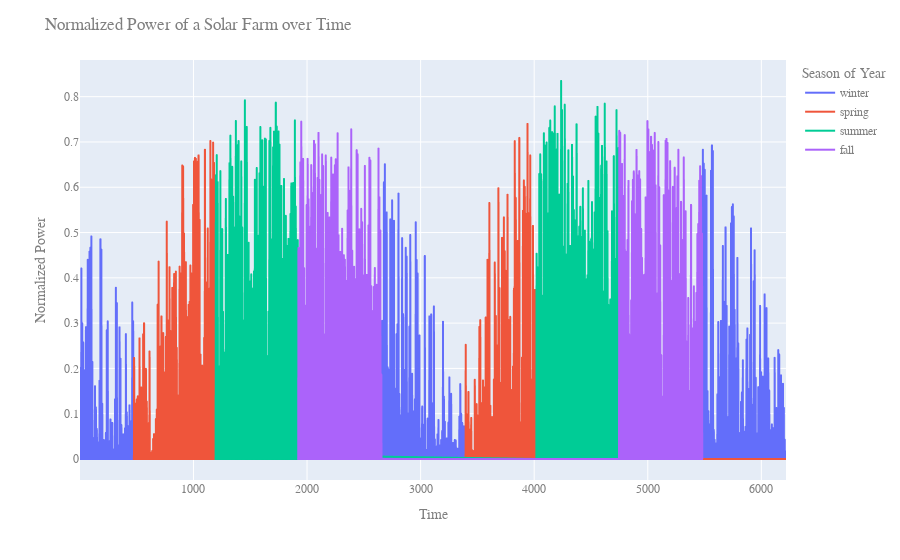

This figure's notebook cell:
### Markdown cell above
Let's first examine the power generation over the different seasons of a year. This is a good indicator to gage how seansonal our data acctualy is. As the solar fram data is from Germany we would expect there to be a big difference between for example winter ans summer.

### Code cell
# plot the power_normed over time, overlay the season
# change the values of the season_of_year column to be 1.0 for winter, 0.33333 for spring, 0.66666 for summer, and 0.99999 for fall
df_name = df_reduced.copy()
df_name['season_of_year_name'] = df_reduced['season_of_year'].apply(lambda x: "winter" if x == 1.0 else "spring" if x == 0.0 else "summer" if round(x, 2) == 0.33 else "fall" )

fig = px.line(df_name, x='time_idx', y='power_normed', color='season_of_year_name')
fig.update_layout(
    xaxis_title="Time",
    yaxis_title="Normalized Power",
    legend_title="Season of Year",
    title="Normalized Power of a Solar Farm over Time",
    font=dict(
        family="Montserrat, monospace",
        size=12,
        color="#7f7f7f"
    )
)
fig.show()

### Figure 1 — Plotly figure (JSON) as saved in the notebook; plotly's stock layout.template omitted (floating-point values rounded to 4 significant figures; data arrays with more than 128 entries replaced by an {"elided": "..."} marker saying what was removed)
{"data": [{"hovertemplate": "season_of_year_name=winter<br>time_idx=%{x}<br>power_normed=%{y}<extra></extra>", "legendgroup": "winter", "line": {"color": "#636efa", "dash": "solid"}, "marker": {"symbol": "circle"}, "mode": "lines", "name": "winter", "showlegend": true, "type": "scattergl", "x": {"elided": "1944 int values"}, "xaxis": "x", "y": {"elided": "1944 float values"}, "yaxis": "y"}, {"hovertemplate": "season_of_year_name=spring<br>time_idx=%{x}<br>power_normed=%{y}<extra></extra>", "legendgroup": "spring", "line": {"color": "#EF553B", "dash": "solid"}, "marker": {"symbol": "circle"}, "mode": "lines", "name": "spring", "showlegend": true, "type": "scattergl", "x": {"elided": "1345 int values"}, "xaxis": "x", "y": {"elided": "1345 float values"}, "yaxis": "y"}, {"hovertemplate": "season_of_year_name=summer<br>time_idx=%{x}<br>power_normed=%{y}<extra></extra>", "legendgroup": "summer", "line": {"color": "#00cc96", "dash": "solid"}, "marker": {"symbol": "circle"}, "mode": "lines", "name": "summer", "showlegend": true, "type": "scattergl", "x": {"elided": "1456 int values"}, "xaxis": "x", "y": {"elided": "1456 float values"}, "yaxis": "y"}, {"hovertemplate": "season_of_year_name=fall<br>time_idx=%{x}<br>power_normed=%{y}<extra></extra>", "legendgroup": "fall", "line": {"color": "#ab63fa", "dash": "solid"}, "marker": {"symbol": "circle"}, "mode": "lines", "name": "fall", "showlegend": true, "type": "scattergl", "x": {"elided": "1472 int values"}, "xaxis": "x", "y": {"elided": "1472 float values"}, "yaxis": "y"}], "layout": {"font": {"color": "#7f7f7f", "family": "Montserrat, monospace", "size": 12}, "legend": {"title": {"text": "Season of Year"}, "tracegroupgap": 0}, "margin": {"t": 60}, "title": {"text": "Normalized Power of a Solar Farm over Time"}, "xaxis": {"anchor": "y", "domain": [0, 1], "title": {"text": "Time"}}, "yaxis": {"anchor": "x", "domain": [0, 1], "title": {"text": "Normalized Power"}}}}
